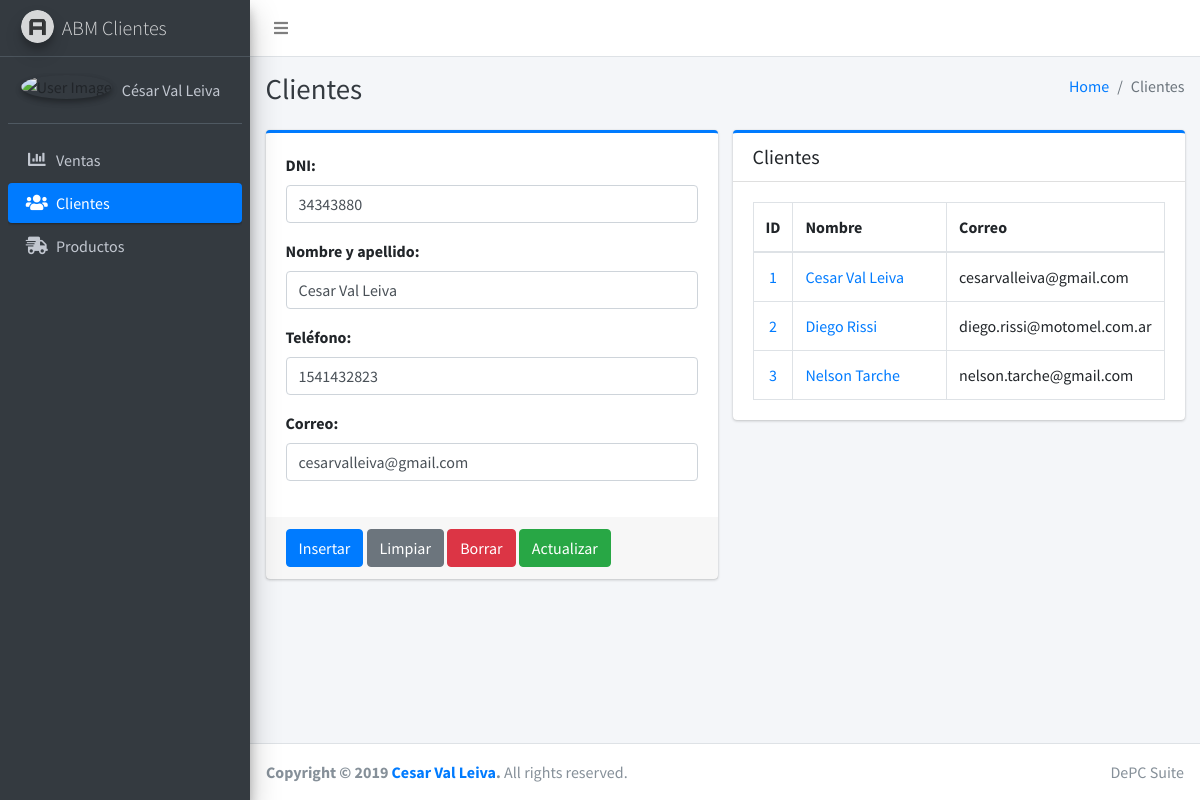
The app's page /clientes.php?cliente=1 with its own data.
### tables this page shows
CREATE TABLE `clientes` (
  `idcliente` int(11) NOT NULL,
  `dni` int(10) NOT NULL,
  `nombre` varchar(50) NOT NULL,
  `telefono` int(20) NOT NULL,
  `correo` varchar(100) NOT NULL
);

### entidades/cliente.php (called while the page is built, shortened)
<?php
class Cliente{
    public function __get($atributo) {
        return $this->$atributo;
    }
    public function obtenerTodos(){
        $aCliente = null;
        $mysqli = new mysqli(Constante::BBDD_HOST, Constante::BBDD_USUARIO, Constante::BBDD_CLAVE, Constante::BBDD_NOMBRE);
        $resultado = $mysqli->query("SELECT idcliente,
            dni,
            nombre,
            telefono,
            correo
            FROM clientes ORDER BY idcliente ASC");
        if($resultado){
            while ($fila = $resultado->fetch_assoc()) {
                $obj = new Cliente();
                $obj->idCliente = $fila["idcliente"];
                $obj->dni = $fila["dni"];
                $obj->nombre = $fila["nombre"];
                $obj->telefono = $fila["telefono"];
                $obj->correo = $fila["correo"];
                $aCliente[] = $obj;
            }
            return $aCliente;
        }
    }
    public function obtenerPorId($idCliente){
        $mysqli = new mysqli(Constante::BBDD_HOST, Constante::BBDD_USUARIO, Constante::BBDD_CLAVE, Constante::BBDD_NOMBRE);
        $resultado = $mysqli->query("SELECT idcliente,
            dni,
            nombre,
            telefono,
            correo
            FROM clientes
            WHERE idcliente = $idCliente");
            if($resultado){
                $fila = $resultado->fetch_assoc();
                $this->dni = $fila["dni"];
                $this->nombre = $fila["nombre"];
                $this->telefono = $fila["telefono"];
                $this->correo = $fila["correo"];
                return true;
            }
    }
}
?>

### clientes.php (the view, shortened to what this page needs)
<?php $page = "Clientes";
include_once "entidades/cliente.php";
$cliente = new Cliente();
$aClientes = $cliente->obtenerTodos();
if (isset($_GET["cliente"])) {
    $cliente->obtenerPorId($_GET["cliente"]);
}
?>
<!DOCTYPE html>
<html lang="en">
<head>
  <link rel="stylesheet" href="plugins/fontawesome-free/css/all.min.css">
  <link rel="stylesheet" href="dist/css/adminlte.min.css">
</head>
<body class="hold-transition sidebar-mini">
<div class="wrapper">
  <?php include_once "includes/menu.php"; ?>
  <div class="content-wrapper">
    <div class="content-header">
      <div class="container-fluid">
        <div class="row mb-2">
          <div class="col-sm-6">
            <h1 class="m-0 text-dark"><?php echo $page; ?></h1>
          </div>
          <div class="col-sm-6">
            <ol class="breadcrumb float-sm-right">
              <li class="breadcrumb-item"><a href="#">Home</a></li>
              <li class="breadcrumb-item active"><?php echo $page; ?></li>
            </ol>
          </div>
        </div>
      </div>
    </div>
    <div class="content">
      <div class="container-fluid">
        <div class="row">
          <div class="col-lg-6">
            <div class="card card-primary card-outline">
              <form role="form" action="" method="POST">
                <div class="card-body">
                  <div class="form-group">
                    <label for="txtDNI">DNI:</label>
                    <input type="text" required class="form-control" name="txtDNI" id="txtDNI" value="<?php echo $cliente->dni; ?>">
                  </div>
                  <div class="form-group">
                    <label for="txtNombre">Nombre y apellido:</label>
                    <input type="text" required class="form-control" name="txtNombre" id="txtNombre" value="<?php echo $cliente->nombre; ?>">
                  </div>
                  <div class="form-group">
                    <label for="txtTelefono">Teléfono:</label>
                    <input type="text" class="form-control" name="txtTelefono" id="txtTelefono" value="<?php echo $cliente->telefono; ?>">
                  </div>
                  <div class="form-group">
                    <label for="txtCorreo">Correo:</label>
                    <input type="text" class="form-control" name="txtCorreo" id="txtCorreo" value="<?php echo $cliente->correo; ?>">
                  </div>
                </div>
                <div class="card-footer">
                  <input type="submit" class="btn btn-primary" name="btnInsertar" id="btnInsertar" value="Insertar">
                  <a href="clientes.php" class="btn btn-secondary">Limpiar</a>
                  <input type="submit" class="btn btn-danger" name="btnBorrar" id="btnBorrar" value="Borrar">
                  <input type="submit" class="btn btn-success" name="btnActualizar" id="btnActualizar" value="Actualizar">
                </div>
              </form>
            </div>
          </div>
          <div class="col-lg-6">
            <div class="card card-primary card-outline">
              <div class="card-header">
                <h5 class="m-0">Clientes</h5>
              </div>
              <div class="card-body">
                <table class="table table-bordered table-hover">
                  <thead>
                    <tr>
                      <th style="width: 8%; text-align: center;">ID</th>
                      <th style="width: 45%">Nombre</th>
                      <th style="width: 47%">Correo</th>
                    </tr>
                  </thead>
                  <tbody>
                    <?php if($aClientes != ""){ foreach ($aClientes as $cliente) : ?>
                      <tr>
                        <td align="center"><a href="clientes.php?cliente=<?php echo $cliente->idCliente; ?>"><?php echo $cliente->idCliente; ?></a></td>
                        <td><a href="clientes.php?cliente=<?php echo $cliente->idCliente; ?>"><?php echo $cliente->nombre; ?></a></td>
                        <td><?php echo $cliente->correo; ?></td>
                      </tr>
                    <?php endforeach; }?>
                  </tbody>
                </table>
              </div>
            </div>
          </div>
        </div>
      </div>
    </div>
  </div>
 <?php include_once "includes/footer.php"; ?>
</div>
</body>
</html>

### records on screen
clientes: txtDNI "34343880", txtNombre "Cesar Val Leiva", txtTelefono "1541432823", txtCorreo "cesarvalleiva@gmail.com", idcliente "1", nombre "Cesar Val Leiva", correo "cesarvalleiva@gmail.com"
clientes: idcliente "2", nombre "Diego Rissi", correo "diego.rissi@motomel.com.ar"
clientes: idcliente "3", nombre "Nelson Tarche", correo "nelson.tarche@gmail.com"

### other values on screen
$page "Clientes"
